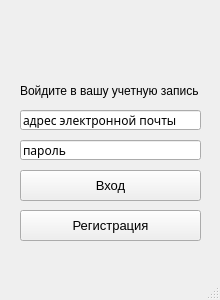
<?xml version="1.0" encoding="UTF-8"?>
<ui version="4.0">
 <class>Sign_in</class>
 <widget class="QMainWindow" name="Sign_in">
  <property name="geometry">
   <rect>
    <x>0</x>
    <y>0</y>
    <width>220</width>
    <height>300</height>
   </rect>
  </property>
  <property name="sizePolicy">
   <sizepolicy hsizetype="Preferred" vsizetype="Preferred">
    <horstretch>0</horstretch>
    <verstretch>0</verstretch>
   </sizepolicy>
  </property>
  <property name="minimumSize">
   <size>
    <width>220</width>
    <height>300</height>
   </size>
  </property>
  <property name="maximumSize">
   <size>
    <width>220</width>
    <height>300</height>
   </size>
  </property>
  <property name="font">
   <font>
    <italic>false</italic>
   </font>
  </property>
  <property name="cursor">
   <cursorShape>ArrowCursor</cursorShape>
  </property>
  <property name="windowTitle">
   <string>OurMail</string>
  </property>
  <property name="windowIcon">
   <iconset>
    <normaloff>Bezymyanny-2.ico</normaloff>Bezymyanny-2.ico</iconset>
  </property>
  <property name="autoFillBackground">
   <bool>false</bool>
  </property>
  <widget class="QWidget" name="centralwidget">
   <widget class="QPushButton" name="pushButton">
    <property name="geometry">
     <rect>
      <x>20</x>
      <y>210</y>
      <width>181</width>
      <height>31</height>
     </rect>
    </property>
    <property name="font">
     <font>
      <family>Segoe UI</family>
      <pointsize>10</pointsize>
     </font>
    </property>
    <property name="text">
     <string>Регистрация</string>
    </property>
   </widget>
   <widget class="QPushButton" name="pushButton_2">
    <property name="geometry">
     <rect>
      <x>20</x>
      <y>170</y>
      <width>181</width>
      <height>31</height>
     </rect>
    </property>
    <property name="font">
     <font>
      <family>Segoe UI</family>
      <pointsize>10</pointsize>
     </font>
    </property>
    <property name="text">
     <string>Вход</string>
    </property>
   </widget>
   <widget class="QLineEdit" name="lineEdit">
    <property name="geometry">
     <rect>
      <x>20</x>
      <y>110</y>
      <width>181</width>
      <height>20</height>
     </rect>
    </property>
    <property name="font">
     <font>
      <family>Segoe UI Light</family>
     </font>
    </property>
    <property name="toolTip">
     <string>&lt;html&gt;&lt;head/&gt;&lt;body&gt;&lt;p&gt;&lt;span style=&quot; font-family:'Courier New,courier';&quot;&gt;Введите адрес электронной почты (email)&lt;/span&gt;&lt;/p&gt;&lt;/body&gt;&lt;/html&gt;</string>
    </property>
    <property name="text">
     <string>адрес электронной почты</string>
    </property>
   </widget>
   <widget class="QLineEdit" name="lineEdit_2">
    <property name="geometry">
     <rect>
      <x>20</x>
      <y>140</y>
      <width>181</width>
      <height>20</height>
     </rect>
    </property>
    <property name="font">
     <font>
      <family>Segoe UI Light</family>
     </font>
    </property>
    <property name="toolTip">
     <string>&lt;html&gt;&lt;head/&gt;&lt;body&gt;&lt;p&gt;Введите пароль от вашей электронной почты&lt;/p&gt;&lt;/body&gt;&lt;/html&gt;</string>
    </property>
    <property name="text">
     <string>пароль</string>
    </property>
   </widget>
   <widget class="QLabel" name="label">
    <property name="geometry">
     <rect>
      <x>20</x>
      <y>80</y>
      <width>181</width>
      <height>21</height>
     </rect>
    </property>
    <property name="font">
     <font>
      <family>Segoe UI</family>
      <pointsize>9</pointsize>
     </font>
    </property>
    <property name="text">
     <string>Войдите в вашу учетную запись</string>
    </property>
   </widget>
   <widget class="QLabel" name="label_2">
    <property name="geometry">
     <rect>
      <x>10</x>
      <y>20</y>
      <width>201</width>
      <height>51</height>
     </rect>
    </property>
    <property name="text">
     <string/>
    </property>
    <property name="pixmap">
     <pixmap>../Безымянный-2.bmp</pixmap>
    </property>
    <property name="scaledContents">
     <bool>true</bool>
    </property>
    <property name="wordWrap">
     <bool>false</bool>
    </property>
   </widget>
   <widget class="QLabel" name="label_5">
    <property name="geometry">
     <rect>
      <x>0</x>
      <y>20</y>
      <width>211</width>
      <height>71</height>
     </rect>
    </property>
    <property name="text">
     <string/>
    </property>
    <property name="pixmap">
     <pixmap>logo1.svg</pixmap>
    </property>
    <property name="scaledContents">
     <bool>true</bool>
    </property>
    <property name="wordWrap">
     <bool>false</bool>
    </property>
   </widget>
  </widget>
  <widget class="QStatusBar" name="statusbar"/>
 </widget>
 <resources/>
 <connections/>
 <designerdata>
  <property name="gridDeltaX">
   <number>10</number>
  </property>
  <property name="gridDeltaY">
   <number>10</number>
  </property>
  <property name="gridSnapX">
   <bool>true</bool>
  </property>
  <property name="gridSnapY">
   <bool>true</bool>
  </property>
  <property name="gridVisible">
   <bool>true</bool>
  </property>
 </designerdata>
</ui>
